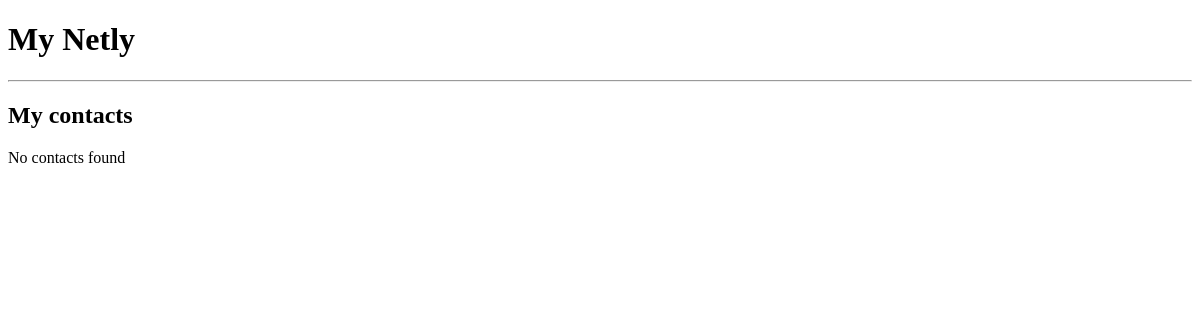
/contacts, run on an earlier commit of the app's database.
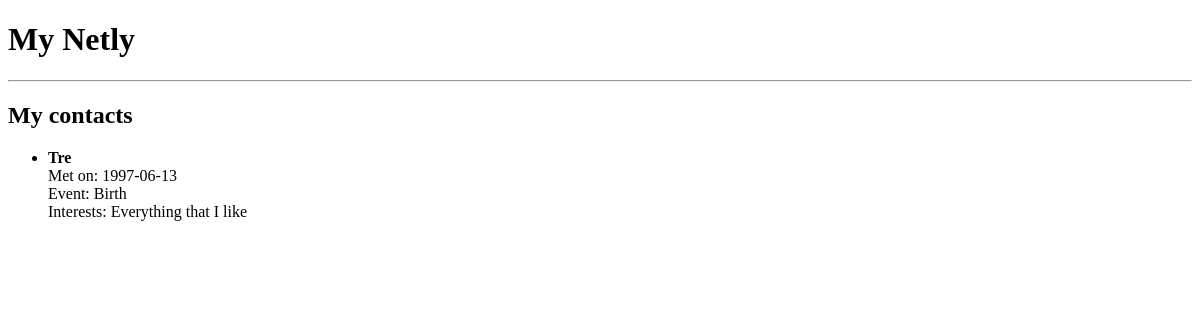
And on a later commit of the database.
### database/models.py (models this page shows, shortened)
class Contact(Base): #Creates the db table through  Base inheritance
    __tablename__ = "contacts" #Sets the SQL table name as contacts
    id = Column(Integer, primary_key=True, index=True) #Primary_key=True to uniquely identify each row
    name = Column(String(100), nullable=False)
    date_met = Column(String(50))
    event = Column(String(100))
    interests = Column(String(200))

### main.py (the view)
@app.get("/contacts", response_class=HTMLResponse)
async def view_contacts(request:Request, db: Session = Depends(get_db)):
    contacts = db.query(models.Contact).all() #SQL language to select * from the contacts table
    return templates.TemplateResponse("contacts.html", {"request": request, "contacts":contacts}) #"contacts" is for the html to recognize, :contacts provides the info from the querey

### templates/contacts.html
{% extends "base.html" %}
{% block content %}
<h2> My contacts </h2>
{% if contacts %}
    <ul>
        {% for contact in contacts%}
            <li>
                <strong> {{ contact.name }} </strong><br>
                Met on: {{ contact.date_met }} <br>
                Event: {{ contact.event}} <br>
                Interests: {{ contact.interests }}
            </li>
            <br>
        {% endfor %}
    </ul>
{% else %}
    <p> No contacts found </p>
{% endif %}
{% endblock %}

### templates/base.html (shortened to what this page needs)
<!DOCTYPE html>
<html>
<head>
</head>
<body>
    <h1> My Netly</h1>
    <hr>
    {% block content %}{% endblock %}
</body>
</html>

What changed in the data, as far as the page shows it:
added Contact: name "Tre", date_met "1997-06-13", event "Birth", interests "Everything that I like"
Also different on the page:
text no longer shown: "No contacts found"
